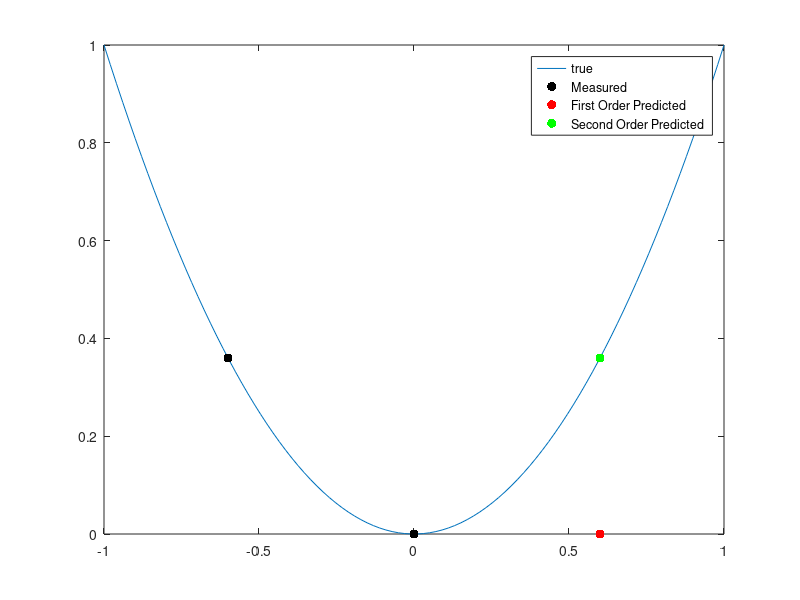

Recreate this plot in MATLAB.
% A basic example of why including higher order terms for integrating the
% gyroscape can be useful (mostly at low frequencies).

time = linspace(-1,1,100);
y = time.^2;
DT = 0.6;

figure;
plot(time,y)
%% Measurement
tMeas = [-DT 0];
yDotMeas = 2*tMeas;
yMeas = tMeas.^2;
hold on
plot(tMeas,yMeas,'k.','MarkerSize',20)
%% First Order Model
gradient = yDotMeas(2);
tPred = DT;
yPred = yMeas(2) + gradient*tPred;

plot(tPred,yPred,'r.','MarkerSize',20)
%% Second Order model



hess = (yDotMeas(2) - yDotMeas(1))/DT;

tPred = DT;
yPred = yMeas(2) + gradient*tPred + 1/2*hess*tPred.^2;

yEst = [yMeas yPred];
hold on
plot(tPred,yPred,'g.','MarkerSize',20)

legend('true','Measured','First Order Predicted','Second Order Predicted')